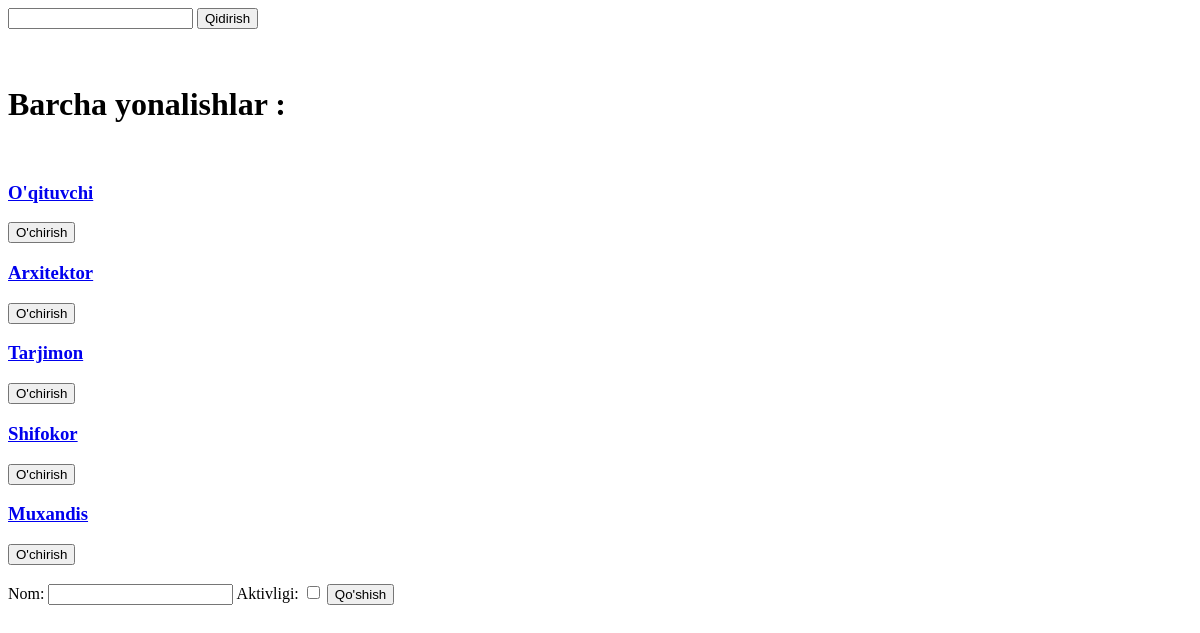
Page /barcha_yonalish/ on the earlier database version.
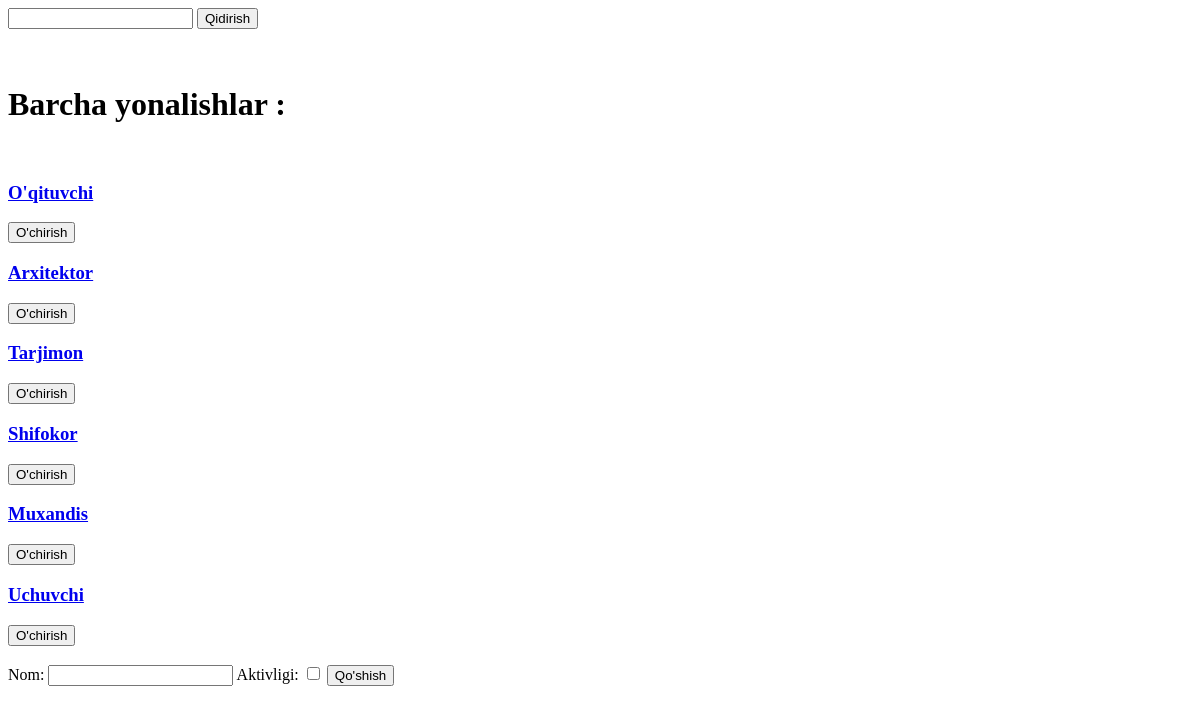
Same page on the later database version.
### asosiy/models.py (models this page shows, shortened)
class Yonalish(models.Model):
    nom = models.CharField(max_length=50)
    aktiv = models.BooleanField()

### asosiy/views.py (the view, shortened to what this page needs)
# urls.py: path('barcha_yonalish/',barcha_yonalish),
def barcha_yonalish(sorov):
    soz = sorov.GET.get('qidiruv')
    if soz == "" or soz is None:
        content = {
            "yonalishlar": Yonalish.objects.all(),
            "forma":YonalishForm()
        }
    else:
        content = {
            "yonalishlar": Yonalish.objects.filter(nom__contains = soz),
            "form": YonalishForm()
        }
    return render(sorov, 'barcha_yonalishlar.html',content)

### asosiy/forms.py
class YonalishForm(forms.Form):
    nom = forms.CharField()
    aktivligi = forms.BooleanField()

### templates/barcha_yonalishlar.html (shortened to what this page needs)
<!DOCTYPE html>
<html lang="en">
<head>
</head>
<body>
  <form method="get">
        <input type="text" name="qidiruv">
        <button>Qidirish</button>
    </form>
    <br>
    <br>
    <h1> Barcha yonalishlar :</h1>
    <br>
    {% for yonalish in yonalishlar %}
    <h3> <a href="/yonalish_ozgartir/{{yonalish.id}}/">{{yonalish.nom}}</a ></h3>
  <a href = /yonalish_ochirish/{{yonalish.id}}/><button> O'chirish </button> </a>
    {% endfor %}
    <br>
    <br>
    <form method="post">{% csrf_token %}
        {{forma}}
     <button type ="submit" > Qo'shish </button>
    </form>
</body>
</html>

Differences in the rows shown:
added Yonalish: nom "Uchuvchi"
